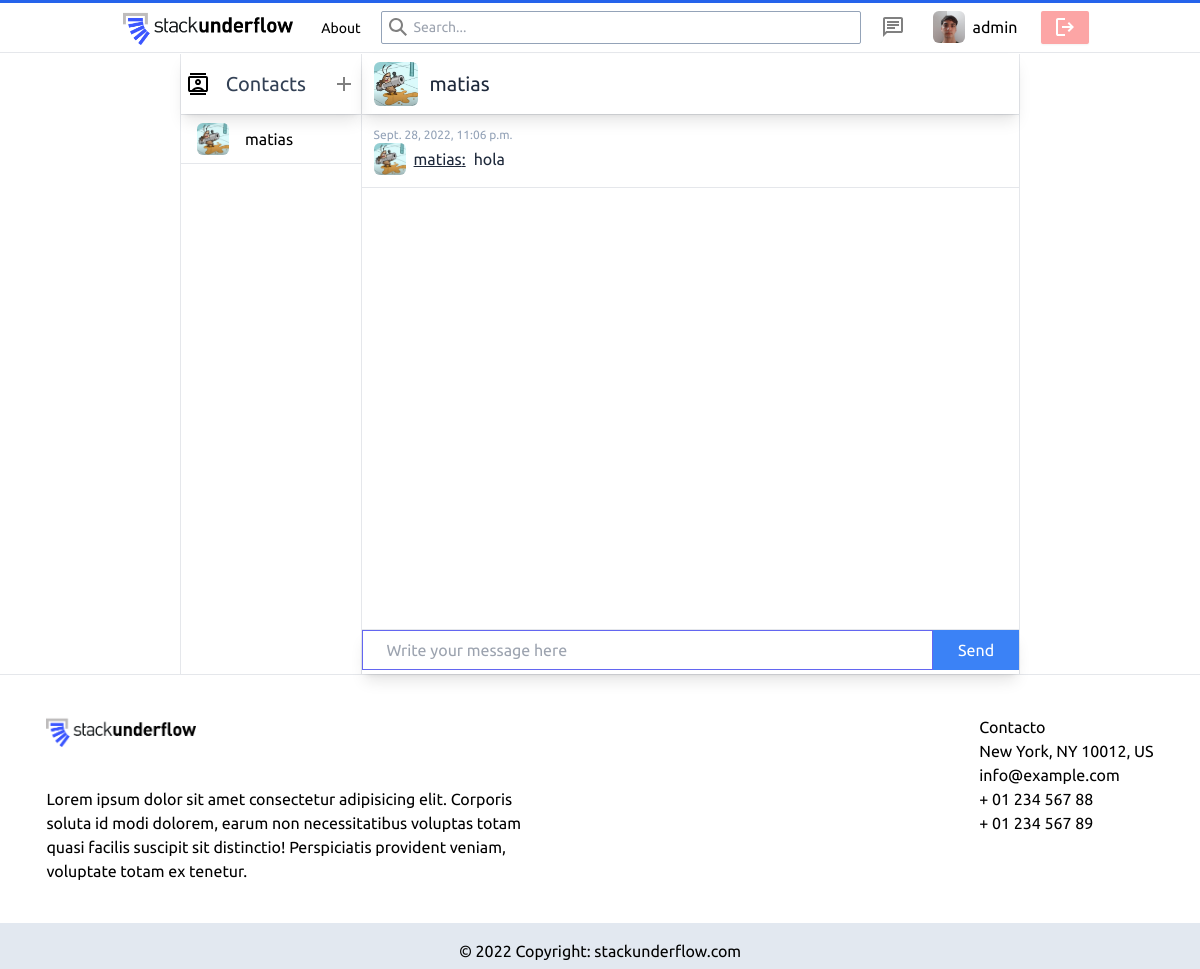
Screenshot of /messages/chat/matias/ (signed in) with the database file from the repository.
### chat/models.py (models this page shows, shortened)
class Message(models.Model):
    sender = models.ForeignKey(User, on_delete=models.CASCADE, related_name='sender')
    receiver = models.ForeignKey(User, on_delete=models.CASCADE, related_name='receiver')
    message = models.TextField()
    date = models.DateTimeField(auto_now_add=True)
    class Meta:
        ordering = ('-date',)

### chat/views.py (the view)
# urls.py: path('chat/<str:username>/', chat, name='chat'),
@login_required
def chat(request, username):
    try:
        contact = User.objects.get(username=username)
        contact.avatar = getAvatar(contact)
        return render(request, 'chat/chat.html', {'userAvatar': getAvatar(request.user), 'contact': contact, 'messages': getContactMessages(request, contact), 'contacts': getContacts(request)})
    except:
        return render(request, 'chat/chat.html', {'userAvatar': getAvatar(request.user), 'contacts': getContacts(request), 'error': 'User not found'})

### chat/views.py (called while the page is built)
def getContacts (request):
    if request.user.id:
        contacts = []
        for message in Message.objects.all().filter(sender=request.user):
            if message.receiver not in contacts:
                contacts.append(message.receiver)
        for message in Message.objects.all().filter(receiver=request.user):
            if message.sender not in contacts:
                contacts.append(message.sender)
        for contact in contacts:
            contact.avatar = getAvatar(contact)
        return contacts

def getContactMessages (request, contact):
    if request.user.id:
        messages = Message.objects.all().filter(sender=request.user, receiver=contact) | Message.objects.all().filter(sender=contact, receiver=request.user)
        for message in messages:
            message.sender.avatar = getAvatar(message.sender)
            if message.sender == request.user:
                message.sender.username = 'You'
        messages = reversed(messages)
        return messages

### main/views.py (called while the page is built)
def getAvatar(user):
    if user.id:
        avList = Avatar.objects.all().filter(user = user.id)
        if len(avList) > 0:
            return avList[0].image.url
        else:
            return os.path.join(settings.MEDIA_URL, 'avatars/default.jpeg')

### chat/templates/chat/chat.html (shortened to what this page needs)
{% extends './messages.html' %}
{% block chat %}
    {% if contact %}
        <a href="{% url 'accounts:profile' contact %}" class="z-10 shadow-lg flex flex-row min-h-[60px] items-center">
            <div class="flex flex-row items-center mx-3 h-fit w-fit hover:bg-gray-200 hover:rounded-full">
                <img src="{{contact.avatar}}" alt="avatar" class="h-11 w-11 object-cover rounded-md">
                <h3 class="text-xl text-slate-800 px-3">{{contact.username}}</h3>
            </div>
        </a>
        <hr>
        <div class="flex flex-row overflow-y-scroll min-h-[53vh]">
            <ul class="w-full">
                {% for message in messages %}
                <li class="p-3">
                    <p class="text-xs text-slate-400">{{message.date}}</p>
                    <div class="flex flex-row items-center text-slate-800">
                        <img src="{{message.sender.avatar}}" alt="avatar" class="h-8 w-8 object-cover rounded-md">
                        <p class="px-2 underline">{{message.sender}}:</p>
                        <div class="">{{message.message}}</div>
                    </div>
                </li>
                <hr>
                {% endfor %}
            </ul>
        </div>
        <form action="{% url 'chat:sendMessage' %}" method="post" class="mt-auto bottom-0 flex flex-row h-full z-10 shadow-lg">
            <input type="text" name="message" id="message" placeholder="Write your message here" class="z-20 border border-indigo-500 focus:outline-indigo-500 px-6 w-full h-10">
            <button type="submit" class="w-[100px] h-10 bg-blue-500 text-white">Send</button>
        </form>
    {% endif %}
{% endblock %}

### chat/templates/chat/messages.html (shortened to what this page needs)
{% extends 'main/layout.html' %}
{% block main %}
<div class="flex flex-col items-center w-full min-h-[64vh]">
    <div class="flex flex-row w-[70vw] h-full divide-x border-x">
        <div class="flex flex-col w-[15vw] h-[100%] min-h-[64vh]">
            <div class="flex flex-row items-center justify-around z-10 shadow-lg">
                <div class="flex items-center h-full">
                    <h2 class="p-4 text-xl text-slate-700">Contacts</h2>
                </div>
                <a href="{% url 'chat:messages' %}" class="flex flex-col items-center">
                    <button class="rounded-full hover:bg-slate-200 self-center items-center"><svg xmlns="http://www.w3.org/2000/svg" class="self-center" fill="grey" height="24" width="24"><path d="M11 19v-6H5v-2h6V5h2v6h6v2h-6v6Z"/></svg></button>
                </a>
            </div>
            <hr>
            <ul>
                {% for contact in contacts %}
                <li>
                    <a href="{% url 'chat:chat' contact.username %}" class="flex flex-row items-center w-full h-full hover:bg-gray-200">
                        <img src="{{contact.avatar}}" alt="contact avatar" class="h-8 w-8 object-cover rounded-md mx-4 my-2">
                        <p>{{ contact.username }}</p>
                    </a>
                </li>
                <hr>
                {% endfor %}
            </ul>
        </div>
        <div class="flex flex-col w-[55vw] min-h-[64vh] ">
            {% block chat %}{% endblock %}
        </div>
    </div>
</div>
{% endblock %}

### main/templates/main/partials/navbar.html (shortened to what this page needs)
{% load static %}
<nav class="flex flex-col w-full bg-white h-[53px] justify-between z-20 fixed top-0">
  <div class="h-full justify-center items-center ">
    <ul class="flex flex-row w-full gap-1 self-center justify-center items-center h-full">
      <li class="hover:bg-gray-200 h-full">
        <a href="{% url 'main:home' %}" class="h-full flex items-center"><img class="h-[44px] px-3 py-1" src="{% static 'Stack_underflow.png' %}" alt=""></a>
      </li>
      <li>
        <a href="{% url 'main:about' %}" class="text-sm rounded-full p-2 px-3 hover:bg-gray-200">About</a>
      </li>
      <li>
        <form action="{% url 'main:search' %}" method="post">
          <div class="flex flex-row items-center w-[40vw] h-full mx-1">
            <svg aria-hidden="true" class="mx-2" width="18" height="18" viewBox="0 0 18 18"><path fill="grey" d="m18 16.5-5.14-5.18h-.35a7 7 0 1 0-1.19 1.19v.35L16.5 18l1.5-1.5ZM12 7A5 5 0 1 1 2 7a5 5 0 0 1 10 0Z"></path></svg>
            <input type="input" name="search" class="absolute bg-transparent h-[33px] border gap-2 px-8 w-[40vw] border-slate-400 rounded-sm focus:outline-indigo-500 text-sm" placeholder="Search...">
          </div>
        </form>
      </li>
      {% if request.user.is_authenticated %}
        <li>
          <a href="{% url 'chat:messages' %}" class="text-sm rounded-full flex p-2 px-3 hover:bg-gray-200"><svg xmlns="http://www.w3.org/2000/svg" fill="gray" height="24" width="24"><path d="M6 14h8v-2H6Zm0-3h12V9H6Zm0-3h12V6H6ZM2 22V4q0-.825.588-1.413Q3.175 2 4 2h16q.825 0 1.413.587Q22 3.175 22 4v12q0 .825-.587 1.413Q20.825 18 20 18H6Zm2-4.825L5.175 16H20V4H4ZM4 4v13.175Z"/></svg></a>
        </li>
        <li class="h-full m-1 self-center items-center hover:bg-gray-200">
          <a href="{% url 'accounts:profile' request.user %}" class="flex flex-row items-center mx-2 h-full">
            <img src="{{userAvatar}}" alt="user avatar" class="h-8 w-8 object-cover rounded-md">
            <p class="mx-2">{{request.user.username}}</p>
          </a>
        </li>
        <li>
          <a href="{% url 'accounts:logout' %}">
            <button type="button" class="flex flex-row items-center gap-1 self-center px-3 w-fit h-[33px] font-semibold text-sm bg-red-300 hover:bg-red-400 text-white rounded-sm shadow-sm"><svg xmlns="http://www.w3.org/2000/svg" fill="white" height="24" width="24"><path d="M5 21q-.825 0-1.413-.587Q3 19.825 3 19V5q0-.825.587-1.413Q4.175 3 5 3h7v2H5v14h7v2Zm11-4-1.375-1.45 2.55-2.55H9v-2h8.175l-2.55-2.55L16 7l5 5Z"/></svg></button>
          </a>
        </li>
      {% endif %}
    </ul>
  </div>
  <hr>
</nav>

### main/templates/main/layout.html (style rules this page uses)
body { font-family: 'Ubuntu', sans-serif; }

### rows the page displays
Message: date "Sept. 28, 2022, 11:06 p.m.", sender "matias", message "hola"

### other values shown
{{ request.user.username }} "admin"
{{ contact.username }} "matias"
